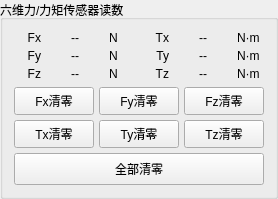
         <widget class="QGroupBox" name="sensorForceGroup">
          <property name="title">
           <string>六维力/力矩传感器读数</string>
          </property>
          <layout class="QVBoxLayout" name="sensorForceLayout">
           <item>
            <layout class="QGridLayout" name="sensorWrenchGrid">
             <property name="horizontalSpacing">
              <number>5</number>
             </property>
             <property name="verticalSpacing">
              <number>4</number>
             </property>
             <item row="0" column="0">
              <widget class="QLabel" name="sensorWrenchLabel_Fx">
               <property name="text"><string>Fx</string></property>
               <property name="alignment"><set>Qt::AlignmentFlag::AlignRight|Qt::AlignmentFlag::AlignVCenter</set></property>
              </widget>
             </item>
             <item row="0" column="1">
              <widget class="QLabel" name="sensorWrenchVal_Fx">
               <property name="minimumSize"><size><width>58</width><height>0</height></size></property>
               <property name="text"><string>--</string></property>
               <property name="alignment"><set>Qt::AlignmentFlag::AlignCenter</set></property>
              </widget>
             </item>
             <item row="0" column="2">
              <widget class="QLabel" name="sensorWrenchUnit_Fx">
               <property name="text"><string>N</string></property>
              </widget>
             </item>
             <item row="1" column="0">
              <widget class="QLabel" name="sensorWrenchLabel_Fy">
               <property name="text"><string>Fy</string></property>
               <property name="alignment"><set>Qt::AlignmentFlag::AlignRight|Qt::AlignmentFlag::AlignVCenter</set></property>
              </widget>
             </item>
             <item row="1" column="1">
              <widget class="QLabel" name="sensorWrenchVal_Fy">
               <property name="minimumSize"><size><width>58</width><height>0</height></size></property>
               <property name="text"><string>--</string></property>
               <property name="alignment"><set>Qt::AlignmentFlag::AlignCenter</set></property>
              </widget>
             </item>
             <item row="1" column="2">
              <widget class="QLabel" name="sensorWrenchUnit_Fy">
               <property name="text"><string>N</string></property>
              </widget>
             </item>
             <item row="2" column="0">
              <widget class="QLabel" name="sensorWrenchLabel_Fz">
               <property name="text"><string>Fz</string></property>
               <property name="alignment"><set>Qt::AlignmentFlag::AlignRight|Qt::AlignmentFlag::AlignVCenter</set></property>
              </widget>
             </item>
             <item row="2" column="1">
              <widget class="QLabel" name="sensorWrenchVal_Fz">
               <property name="minimumSize"><size><width>58</width><height>0</height></size></property>
               <property name="text"><string>--</string></property>
               <property name="alignment"><set>Qt::AlignmentFlag::AlignCenter</set></property>
              </widget>
             </item>
             <item row="2" column="2">
              <widget class="QLabel" name="sensorWrenchUnit_Fz">
               <property name="text"><string>N</string></property>
              </widget>
             </item>
             <item row="0" column="3">
              <widget class="QLabel" name="sensorWrenchLabel_Tx">
               <property name="text"><string>Tx</string></property>
               <property name="alignment"><set>Qt::AlignmentFlag::AlignRight|Qt::AlignmentFlag::AlignVCenter</set></property>
              </widget>
             </item>
             <item row="0" column="4">
              <widget class="QLabel" name="sensorWrenchVal_Tx">
               <property name="minimumSize"><size><width>58</width><height>0</height></size></property>
               <property name="text"><string>--</string></property>
               <property name="alignment"><set>Qt::AlignmentFlag::AlignCenter</set></property>
              </widget>
             </item>
             <item row="0" column="5">
              <widget class="QLabel" name="sensorWrenchUnit_Tx">
               <property name="text"><string>N·m</string></property>
              </widget>
             </item>
             <item row="1" column="3">
              <widget class="QLabel" name="sensorWrenchLabel_Ty">
               <property name="text"><string>Ty</string></property>
               <property name="alignment"><set>Qt::AlignmentFlag::AlignRight|Qt::AlignmentFlag::AlignVCenter</set></property>
              </widget>
             </item>
             <item row="1" column="4">
              <widget class="QLabel" name="sensorWrenchVal_Ty">
               <property name="minimumSize"><size><width>58</width><height>0</height></size></property>
               <property name="text"><string>--</string></property>
               <property name="alignment"><set>Qt::AlignmentFlag::AlignCenter</set></property>
              </widget>
             </item>
             <item row="1" column="5">
              <widget class="QLabel" name="sensorWrenchUnit_Ty">
               <property name="text"><string>N·m</string></property>
              </widget>
             </item>
             <item row="2" column="3">
              <widget class="QLabel" name="sensorWrenchLabel_Tz">
               <property name="text"><string>Tz</string></property>
               <property name="alignment"><set>Qt::AlignmentFlag::AlignRight|Qt::AlignmentFlag::AlignVCenter</set></property>
              </widget>
             </item>
             <item row="2" column="4">
              <widget class="QLabel" name="sensorWrenchVal_Tz">
               <property name="minimumSize"><size><width>58</width><height>0</height></size></property>
               <property name="text"><string>--</string></property>
               <property name="alignment"><set>Qt::AlignmentFlag::AlignCenter</set></property>
              </widget>
             </item>
             <item row="2" column="5">
              <widget class="QLabel" name="sensorWrenchUnit_Tz">
               <property name="text"><string>N·m</string></property>
              </widget>
             </item>
            </layout>
           </item>
           <item>
            <layout class="QGridLayout" name="zeroBtnGrid">
             <property name="spacing">
              <number>5</number>
             </property>
             <item row="0" column="0">
              <widget class="QPushButton" name="sensorBtnZeroFx">
               <property name="minimumSize"><size><width>0</width><height>28</height></size></property>
               <property name="text"><string>Fx清零</string></property>
              </widget>
             </item>
             <item row="0" column="1">
              <widget class="QPushButton" name="sensorBtnZeroFy">
               <property name="minimumSize"><size><width>0</width><height>28</height></size></property>
               <property name="text"><string>Fy清零</string></property>
              </widget>
             </item>
             <item row="0" column="2">
              <widget class="QPushButton" name="sensorBtnZeroFz">
               <property name="minimumSize"><size><width>0</width><height>28</height></size></property>
               <property name="text"><string>Fz清零</string></property>
              </widget>
             </item>
             <item row="1" column="0">
              <widget class="QPushButton" name="sensorBtnZeroTx">
               <property name="minimumSize"><size><width>0</width><height>28</height></size></property>
               <property name="text"><string>Tx清零</string></property>
              </widget>
             </item>
             <item row="1" column="1">
              <widget class="QPushButton" name="sensorBtnZeroTy">
               <property name="minimumSize"><size><width>0</width><height>28</height></size></property>
               <property name="text"><string>Ty清零</string></property>
              </widget>
             </item>
             <item row="1" column="2">
              <widget class="QPushButton" name="sensorBtnZeroTz">
               <property name="minimumSize"><size><width>0</width><height>28</height></size></property>
               <property name="text"><string>Tz清零</string></property>
              </widget>
             </item>
             <item row="2" column="0" colspan="3">
              <widget class="QPushButton" name="sensorBtnZeroAll">
               <property name="minimumSize">
                <size>
                 <width>0</width>
                 <height>32</height>
                </size>
               </property>
               <property name="text">
                <string>全部清零</string>
               </property>
              </widget>
             </item>
            </layout>
           </item>
          </layout>
         </widget>
